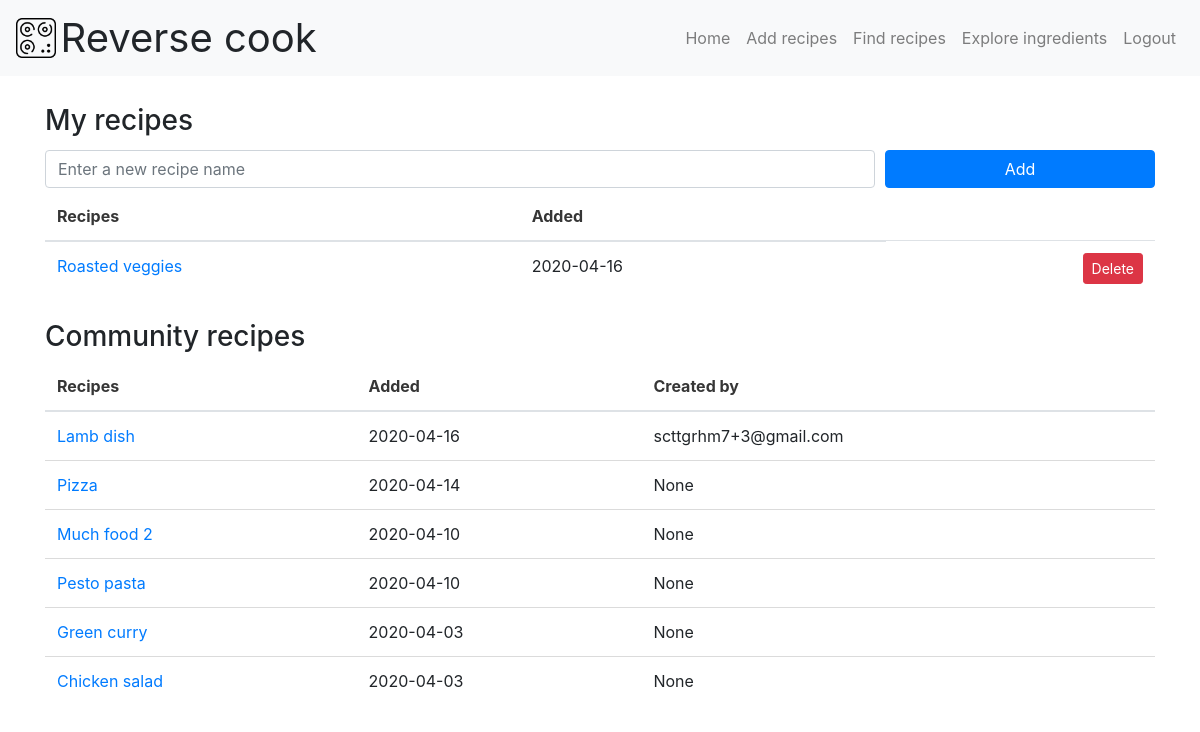
Page /add_recipe (signed in) on the earlier database version.
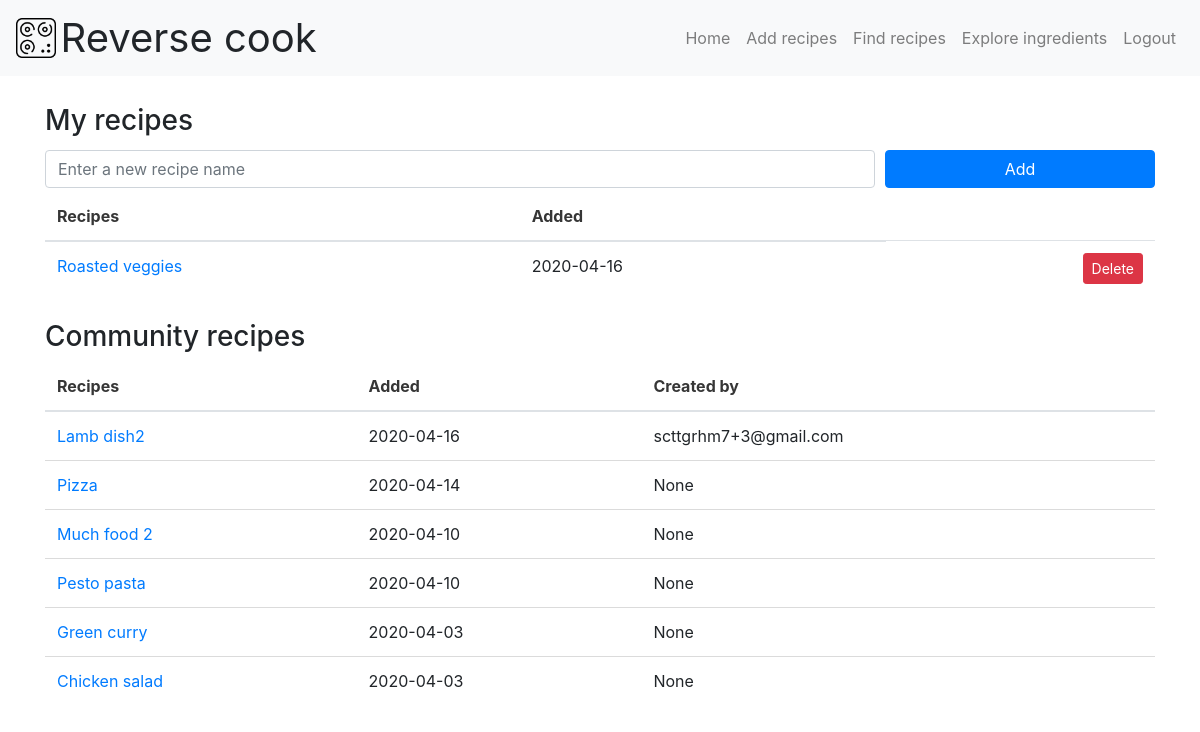
Same page on the later database version.
### app.py (models this page shows, shortened)
class Recipe(db.Model):
	id = db.Column(db.Integer, primary_key=True)
	name = db.Column(db.String(128), nullable=False)
	created_at = db.Column(db.DateTime, nullable=False,
		default=datetime.utcnow)
	recipeingredient = db.relationship('RecipeIngredient', backref='recipe',\
		lazy=True)
	created_by = db.Column(db.String(100), default=None)
	is_public = db.Column(db.Boolean, default=True)

### app.py (the view)
@app.route('/add_recipe', methods=['GET', 'POST'])
@login_required
def add_recipe():
	if request.method == 'POST':
		name = request.form['name']
		created_by = current_user.email
		new_stuff = Recipe(name=name, created_by=created_by)
		try:
			db.session.add(new_stuff)
			db.session.commit()
			return redirect('/add_recipe')
		except:
			return "There was a problem adding a new recipe."
	else:
		my_recipes = Recipe.query\
			.filter_by(created_by = current_user.email)\
			.order_by(Recipe.created_at.desc()).all()
		community_recipes = Recipe.query\
			.filter(or_(Recipe.created_by != current_user.email, Recipe.created_by == None))\
			.filter(or_(Recipe.is_public == 1, Recipe.is_public == None))\
			.order_by(Recipe.created_at.desc()).all()
		return render_template('add_recipe.html',
			my_recipes=my_recipes, community_recipes=community_recipes)

### app.py (called while the page is built)
@login_manager.user_loader
def load_user(user_id):
    return User.query.get(int(user_id))

### templates/add_recipe.html
{% extends 'base.html' %}
{% block content %}
<div class="container">
	<h3 class="top-table-header">My recipes</h3>
	{% include 'snippets/form.html' %}
	{% if my_recipes|length < 1 %}
	<p>There is nothing to cook for now :(</p>
	{% else %}
	<table class="table">
		<thead>
			<tr>
				<th>Recipes</th>
				<th>Added</th>
			</tr>
		</thead>
		<tbody>
			{% for my_recipe in my_recipes %}
			<tr>
				<td><a href="/update/{{ my_recipe.id }}">{{ my_recipe.name }}</a></td>
				<td>{{ my_recipe.created_at.date() }}</td>
				<td class="text-right"><a class="btn btn-danger btn-sm" href="/delete/{{ my_recipe.id }}" role="button">Delete</a></td>
			</tr>
			{% endfor %}
		</tbody>
	</table>
	{% endif %}
	<h3>Community recipes</h3>
	{% if community_recipes|length < 1 %}
	<p>There is nothing to cook for now :(</p>
	{% else %}
	<table class="table">
		<thead>
			<tr>
				<th>Recipes</th>
				<th>Added</th>
				<th>Created by</th>
			</tr>
		</thead>
		<tbody>
			{% for community_recipe in community_recipes %}
			<tr>
				<td><a href="/update/{{ community_recipe.id }}">{{ community_recipe.name }}</a></td>
				<td>{{ community_recipe.created_at.date() }}</td>
				<td>{{ community_recipe.created_by }}</td>
			</tr>
			{% endfor %}
		</tbody>
	</table>
	{% endif %}
</div>
{% endblock content %}

Differences in the rows shown:
changed Recipe "scttgrhm7+3@gmail.com": name "Lamb dish" → "Lamb dish2"
